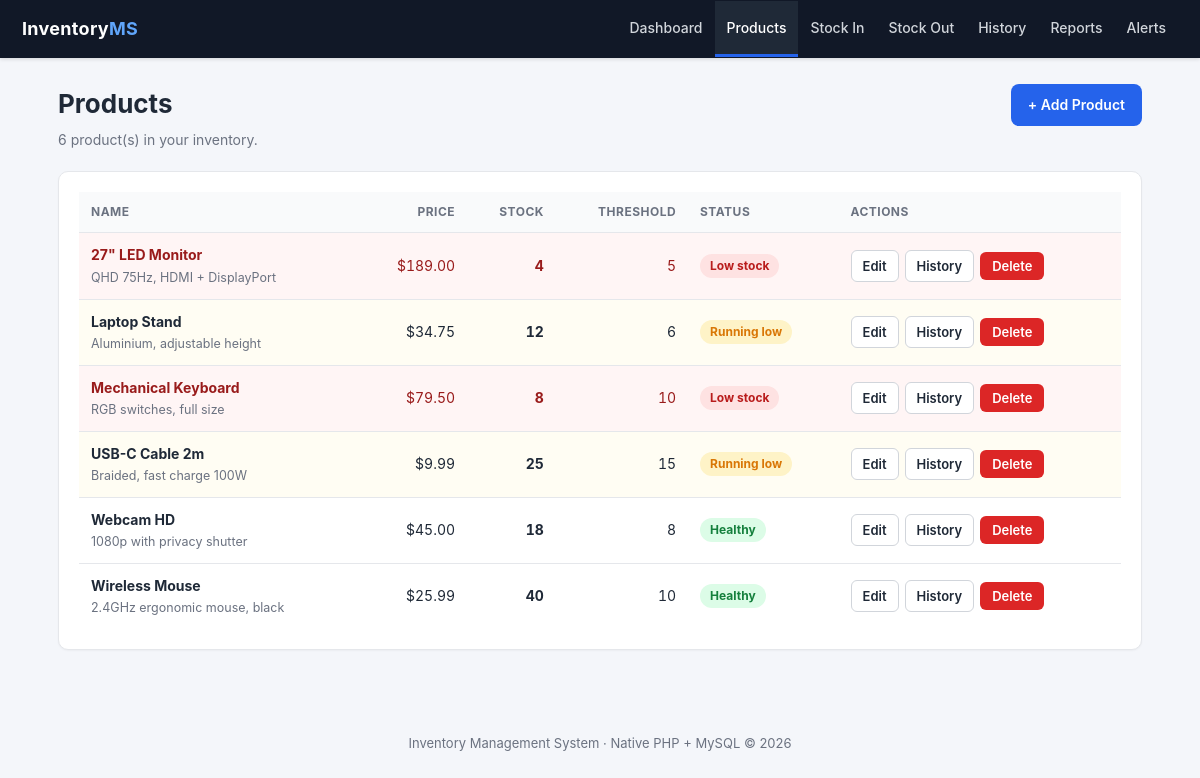
Screenshot of /products/index.php with the database file from the repository.
### tables this page shows
CREATE TABLE products (
    id              INT AUTO_INCREMENT PRIMARY KEY,
    name            VARCHAR(100) NOT NULL,
    description     TEXT NULL,
    price           DECIMAL(10,2) NOT NULL CHECK (price > 0),
    stock_quantity  INT NOT NULL DEFAULT 0,
    alert_threshold INT NOT NULL DEFAULT 5,
    created_at      TIMESTAMP DEFAULT CURRENT_TIMESTAMP
);

### includes/functions.php (called while the page is built, shortened)
<?php
function e($value): string
{
    return htmlspecialchars((string) $value, ENT_QUOTES, 'UTF-8');
}
function stock_status(array $product): string
{
    $stock     = (int) $product['stock_quantity'];
    $threshold = (int) $product['alert_threshold'];
    if ($stock <= $threshold) {
        return 'low';
    }
    if ($threshold > 0 && $stock <= $threshold * 2) {
        return 'warn';
    }
    return 'ok';
}

### products/index.php (the view, shortened to what this page needs)
<?php
require_once __DIR__ . '/../config/db.php';
require_once __DIR__ . '/../includes/functions.php';
try {
    $stmt = $pdo->prepare('SELECT * FROM products ORDER BY name ASC');
    $stmt->execute();
    $products = $stmt->fetchAll();
} catch (Throwable $e) {
    error_log('Product list failed: ' . $e->getMessage());
    flash('error', 'Could not load the product list. Please try again later.');
    redirect('../index.php');
}
require __DIR__ . '/../includes/header.php';
?>
<div class="page-head">
    <div>
        <h1>Products</h1>
        <p class="subtitle"><?= count($products) ?> product(s) in your inventory.</p>
    </div>
    <a class="btn" href="create.php">+ Add Product</a>
</div>
<section class="card">
    <?php if (empty($products)): ?>
        <p class="empty">
            No products yet. <a href="create.php"><strong>Add your first product</strong></a>.
        </p>
    <?php else: ?>
        <div class="table-wrap">
            <table>
                <thead>
                    <tr>
                        <th>Name</th>
                        <th class="num">Price</th>
                        <th class="num">Stock</th>
                        <th class="num">Threshold</th>
                        <th>Status</th>
                        <th>Actions</th>
                    </tr>
                </thead>
                <tbody>
                <?php foreach ($products as $p):
                    $status = stock_status($p);
                    $statusLabel = ['low' => 'Low stock', 'warn' => 'Running low', 'ok' => 'Healthy'][$status];
                ?>
                    <tr class="<?= $status === 'low' ? 'row-low' : ($status === 'warn' ? 'row-warn' : '') ?>">
                        <td>
                            <strong><?= e($p['name']) ?></strong>
                            <?php if (!empty($p['description'])): ?>
                                <div class="cell-sub"><?= e($p['description']) ?></div>
                            <?php endif; ?>
                        </td>
                        <td class="num">$<?= e(number_format((float) $p['price'], 2)) ?></td>
                        <td class="num"><strong><?= (int) $p['stock_quantity'] ?></strong></td>
                        <td class="num"><?= (int) $p['alert_threshold'] ?></td>
                        <td>
                            <span class="badge badge-<?= $status === 'low' ? 'low' : ($status === 'warn' ? 'warn' : 'ok') ?>">
                                <?= e($statusLabel) ?>
                            </span>
                        </td>
                        <td>
                            <div class="actions">
                                <a class="btn btn-secondary btn-sm" href="edit.php?id=<?= (int) $p['id'] ?>">Edit</a>
                                <a class="btn btn-secondary btn-sm" href="../movements/history.php?id=<?= (int) $p['id'] ?>">History</a>
                                <form class="inline-form" action="delete.php" method="post"
                                      data-confirm="Delete &ldquo;<?= e($p['name']) ?>&rdquo;? This cannot be undone.">
                                    <button type="submit" class="btn btn-danger btn-sm">Delete</button>
                                </form>
                            </div>
                        </td>
                    </tr>
                <?php endforeach; ?>
                </tbody>
            </table>
        </div>
    <?php endif; ?>
</section>
<?php require __DIR__ . '/../includes/footer.php'; ?>

### assets/css/style.css (style rules this page uses)
:root { --bg: #f4f6fa; --card: #ffffff; --text: #1f2937; --muted: #6b7280; --border: #e5e7eb; --primary: #2563eb; --primary-dark: #1d4ed8; --green: #16a34a; --green-dark: #15803d; --green-bg: #dcfce7; --red: #dc2626; --red-dark: #b91c1c; --red-bg: #fee2e2; --orange: #d97706; --orange-bg: #fef3c7; --nav: #111827; }
* { box-sizing: border-box; }
body { margin: 0; background: var(--bg); color: var(--text); font-family: -apple-system, BlinkMacSystemFont, "Segoe UI", Roboto, Helvetica, Arial, sans-serif; font-size: 15px; line-height: 1.55; }
a { color: var(--primary); text-decoration: none; }
h1 { font-size: 26px; margin: 0; }
.page-head { display: flex; justify-content: space-between; align-items: flex-start; gap: 16px; flex-wrap: wrap; margin-bottom: 20px; }
.page-head .subtitle { color: var(--muted); margin: 5px 0 0; font-size: 14px; }
.card { background: var(--card); border: 1px solid var(--border); border-radius: 10px; padding: 20px; margin-bottom: 20px; box-shadow: 0 1px 2px rgba(0, 0, 0, .04); }
.table-wrap { overflow-x: auto; }
table { width: 100%; border-collapse: collapse; }
th, td { text-align: left; padding: 11px 12px; border-bottom: 1px solid var(--border); font-size: 14px; vertical-align: middle; }
th { background: #f9fafb; font-size: 12px; text-transform: uppercase; letter-spacing: .04em; color: var(--muted); }
tbody tr:last-child td { border-bottom: none; }
.num { text-align: right; font-variant-numeric: tabular-nums; }
.cell-sub { color: var(--muted); font-size: 12.5px; margin-top: 2px; }
.row-low { background: #fff5f5 !important; }
.row-low td { color: #991b1b; }
.row-warn { background: #fffdf3 !important; }
.badge { display: inline-block; padding: 3px 10px; border-radius: 999px; font-size: 12px; font-weight: 700; line-height: 1.5; white-space: nowrap; }
.badge-in, .badge-ok { background: var(--green-bg); color: var(--green-dark); }
.badge-out, .badge-low { background: var(--red-bg); color: var(--red-dark); }
.badge-warn { background: var(--orange-bg); color: var(--orange); }
.btn { display: inline-block; padding: 9px 16px; border-radius: 8px; border: 1px solid transparent; background: var(--primary); color: #fff; font-size: 14px; font-weight: 600; font-family: inherit; cursor: pointer; text-align: center; }
.btn-danger { background: var(--red); }
.btn-secondary { background: #fff; color: var(--text); border-color: #d1d5db; }
.btn-sm { padding: 5px 11px; font-size: 13px; border-radius: 6px; }
.actions { display: flex; gap: 6px; flex-wrap: wrap; align-items: center; }
.inline-form { display: inline; margin: 0; }

### rows the page displays
products: name "27\" LED Monitor", description "QHD 75Hz, HDMI + DisplayPort", price "189.00", stock_quantity "4", alert_threshold "5", statusLabel "Low stock"
products: name "Laptop Stand", description "Aluminium, adjustable height", price "34.75", stock_quantity "12", alert_threshold "6", statusLabel "Running low"
products: name "Mechanical Keyboard", description "RGB switches, full size", price "79.50", stock_quantity "8", alert_threshold "10", statusLabel "Low stock"
products: name "USB-C Cable 2m", description "Braided, fast charge 100W", price "9.99", stock_quantity "25", alert_threshold "15", statusLabel "Running low"
products: name "Webcam HD", description "1080p with privacy shutter", price "45.00", stock_quantity "18", alert_threshold "8", statusLabel "Healthy"
products: name "Wireless Mouse", description "2.4GHz ergonomic mouse, black", price "25.99", stock_quantity "40", alert_threshold "10", statusLabel "Healthy"

### other values shown
count($products) "6"
